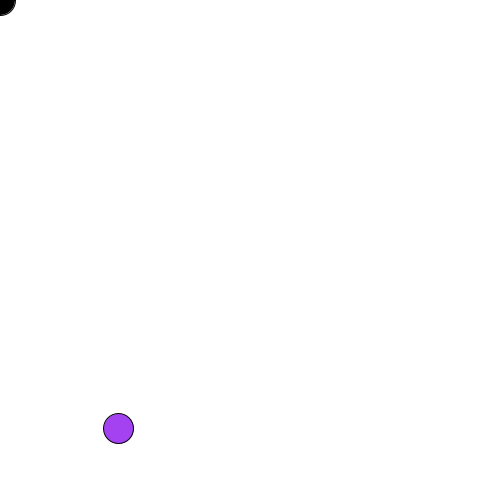
Frame 1 (no input)
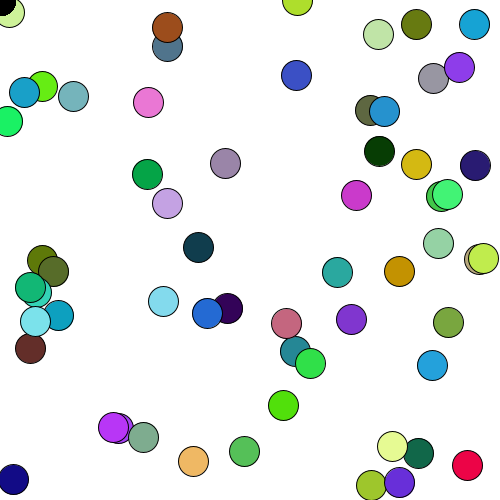
Frame 60 (the mouse pressed at the canvas centre just before this capture)
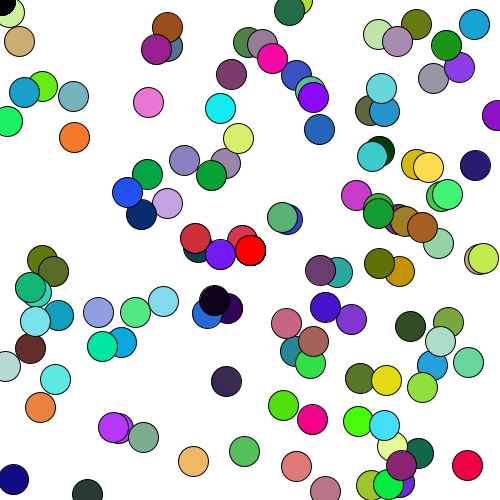
Frame 120 (the mouse held since frame 60 and released just before this capture)

The Processing sketch that drew these frames (run headless with seeded random() and noise(); from frame 60 on, the mouse is pressed at the canvas centre):

// Processing sketch: random
// ── random.pde
void setup() {
 size(500,500);
 background(255); 
}

void draw() {
 //background(255);
 fill(random(255),random(255), random(255));
 ellipse(random(width), random(height), 30, 30);
 fill(mouseX, 0,0);
 ellipse(mouseX, mouseY, 30,30);
}

void mousePressed() {
  
}
